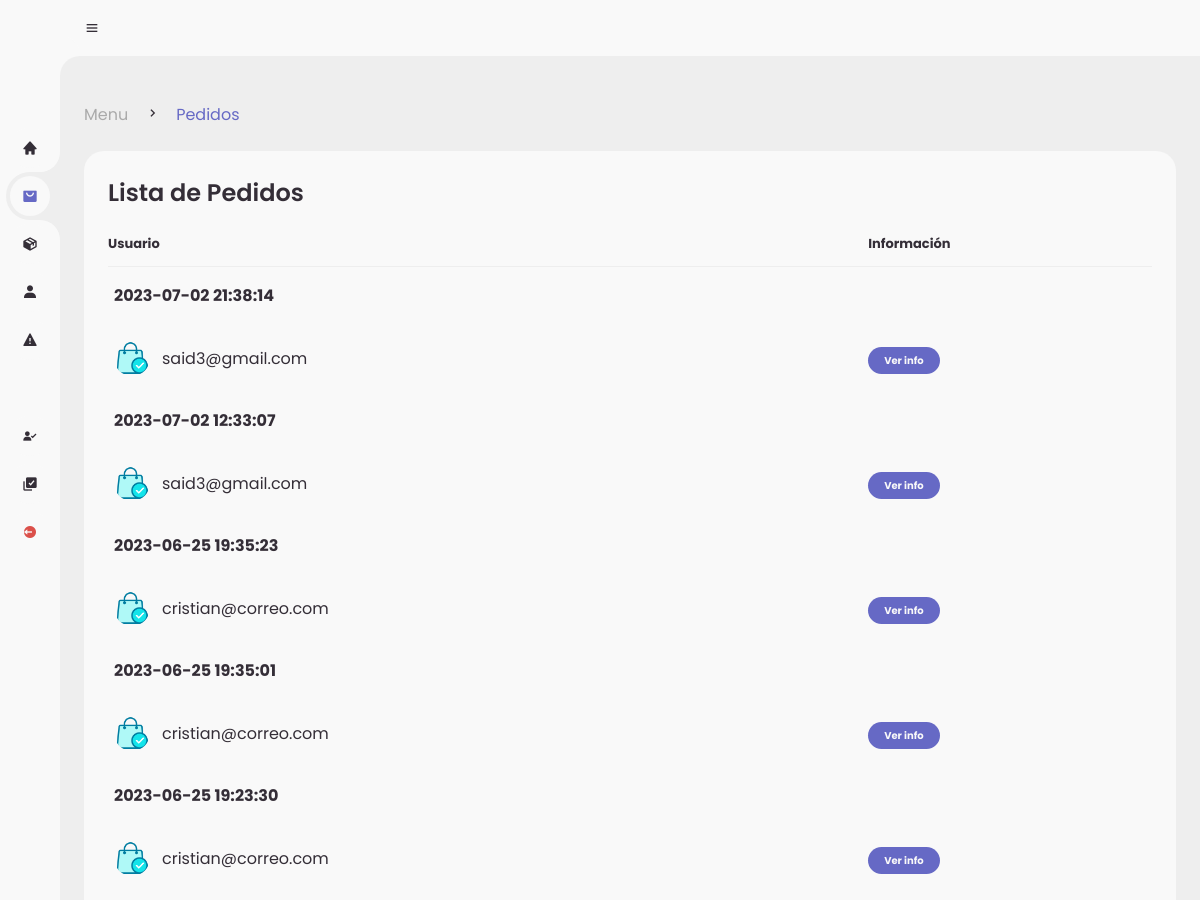
The app's page /admin/orders.php (upper part), older data.
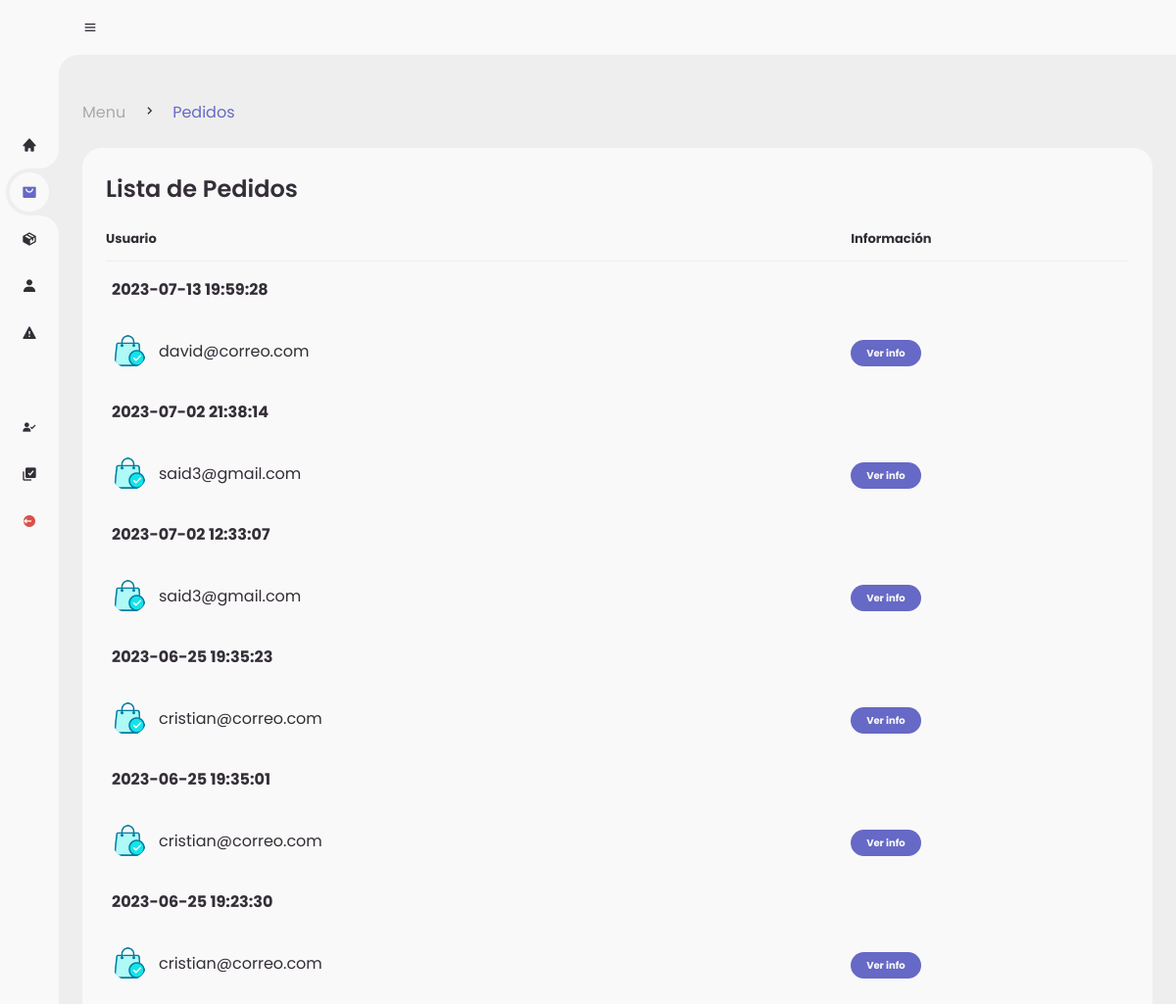
The same page, newer data.
### tables this page shows
CREATE TABLE `ventas` (
  `id_venta` int(11) NOT NULL,
  `clavetransaccion` varchar(250) NOT NULL,
  `paypaldatos` text NOT NULL,
  `fecha` datetime NOT NULL,
  `correo` varchar(5000) NOT NULL,
  `total` decimal(60,2) NOT NULL,
  `estatus` varchar(250) NOT NULL,
  `envio` varchar(50) NOT NULL
);

### admin/orders.php (the view, shortened to what this page needs)
<!DOCTYPE html>
<?php
	include('../global/conexion.php');
?>
<html lang="en">
<head>
	<link href='https://unpkg.com/boxicons@2.0.9/css/boxicons.min.css' rel='stylesheet'>
	<link rel="stylesheet" href="style.css">
</head>
<body>
	<section id="sidebar">
		<a href="./menu.php" class="brand">
		</a>
		<ul class="side-menu top">
			<li >
				<a href="./menu.php">
					<i class='bx bxs-home' ></i>
				</a>
			</li>
			<li class="active">
				<a href="./orders.php">
					<i class='bx bxs-shopping-bag-alt' ></i>
				</a>
			</li>
			<li>
				<a href="./products.php">
					<i class='bx bxs-package'></i>
				</a>
			</li>
			<li>
				<a href="./sellers.php">
					<i class='bx bxs-user' ></i>
				</a>
			</li>
			<li>
				<a href="./reports.php">
					<i class='bx bxs-error' ></i>
				</a>
			</li>
		</ul>
		<ul class="side-menu">
			<li>
				<a href="./reg-vendedores.php">
					<i class='bx bxs-user-check' ></i>
				</a>
			</li>
			<li>
				<a href="./reg-productos.php">
					<i class='bx bxs-select-multiple' ></i>
				</a>
			</li>
			<li>
				<a href="../global/logout.php" class="logout">
					<i class='bx bxs-log-out-circle' ></i>
				</a>
			</li>
		</ul>
	</section>
	<section id="content">
		<nav>
			<i class='bx bx-menu' ></i>
		</nav>
		<main>
			<div class="head-title">
				<div class="left">
					<ul class="breadcrumb">
						<li>
							<a href="./menu.php">Menu</a>
						</li>
						<li><i class='bx bx-chevron-right' ></i></li>
						<li>
							<a class="active" href="./orders.php">Pedidos</a>
						</li>
					</ul>
				</div>
			</div>
			<div class="table-data">
				<div class="order">
					<div class="head">
						<h3>Lista de Pedidos</h3>
					</div>
					<table>
						<thead>
							<tr>
								<th>Usuario</th>
								<th>Información</th>
							</tr>
						</thead>
						<tbody>
						<?php
							$query = mysqli_query($conn,"SELECT * FROM ventas WHERE estatus = 'completo' ORDER BY id_venta DESC");
							while($data = mysqli_fetch_array($query)){
						?>
							<tr>
								<td align="center"><strong> <?php echo $data['fecha']?></strong></td>
							</tr>
							<tr>
								<td>
									<img src="../assets/utilities/bolsa.png">
									<p><?php echo $data['correo']?></p>
								</td>
								<td><a href="./pages/det-order.php?order=<?php echo $data['id_venta']?>"><span class="status completed">Ver info</span></a></td>
							</tr>
						<?php }?>
						</tbody>
					</table>
				</div>
		</main>
	</section>
</body>
</html>

Row changes from the older to the newer data that the page shows:
added ventas: fecha "2023-07-13 19:59:28", correo "david@correo.com"
